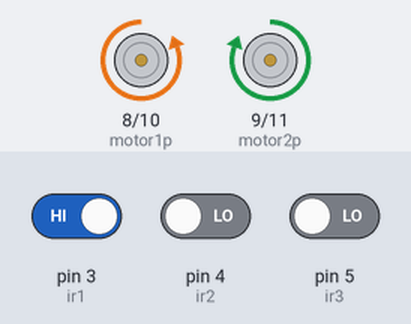
The sketch below on a simulated Arduino Uno, built with avr-gcc and run on an emulated ATmega328P. Shown: motor-driver pin pairs drawn as motors (green arrow = first pin HIGH = forward, orange = second pin HIGH = backward, longer = more drive). The test bench sets the inputs (shaded band); at power-on: pin 4 (ir2) LOW, pin 5 (ir3) LOW, pin 3 (ir1) HIGH.

Above: at 1.2 s.
1.3 s: pin 4 (ir2) driven HIGH and pin 5 (ir3) driven HIGH
At 2.0 s:
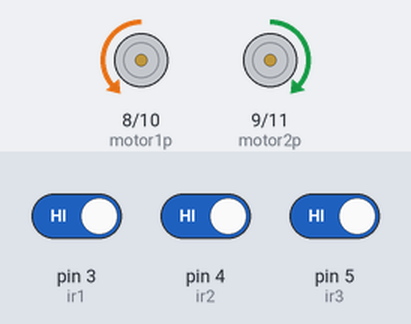
2.8 s: pin 3 (ir1) driven LOW
At 3.9 s:
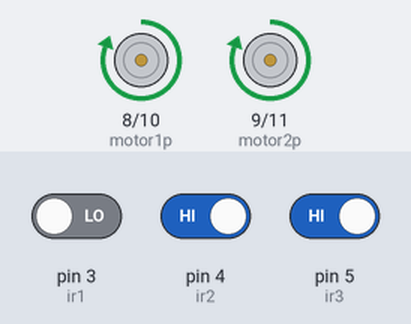
4.3 s: pin 4 (ir2) driven LOW
At 5.2 s:
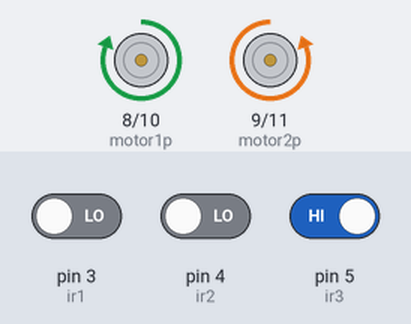
5.8 s: pin 3 (ir1) driven HIGH
At 6.3 s:
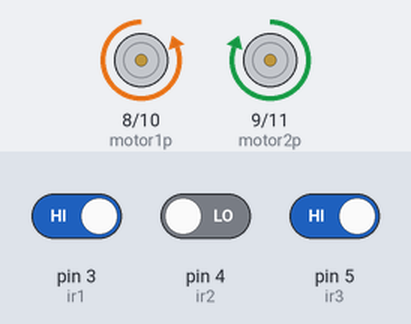
Timing chart, 0 to 8.3 s (numbered marks = the images above; inputs shaded):
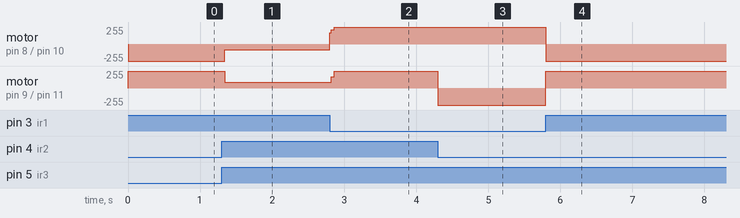

The sketch:

code.ino
```cpp
int ir1 = 3;
int ir2 = 4;
int ir3 = 5;
int motor1p = 8;
int motor2p = 9;
int motor1n = 10;
int motor2n = 11;

void setup() {
  // put your setup code here, to run once:
  pinMode(ir1,INPUT);
  pinMode(ir2,INPUT);
  pinMode(ir3,INPUT);
  pinMode(motor1p,OUTPUT);
  pinMode(motor2p,OUTPUT);
  pinMode(motor1n,OUTPUT);
  pinMode(motor2n,OUTPUT);
  Serial.begin(9600);
}

void Left(){
  digitalWrite(motor1p,0);
  digitalWrite(motor1n,1);
  digitalWrite(motor2p,1);
  digitalWrite(motor2n,0);
}

void Right(){
  digitalWrite(motor1p,1);
  digitalWrite(motor1n,0);
  digitalWrite(motor2p,0);
  digitalWrite(motor2n,1);
}

void Forward(){
  digitalWrite(motor1p,1);
  digitalWrite(motor1n,0);
  digitalWrite(motor2p,1);
  digitalWrite(motor2n,0);
}

void Stop(){
  digitalWrite(motor1p,0);
  digitalWrite(motor1n,0);
  digitalWrite(motor2p,0);
  digitalWrite(motor2n,0);
}

void U_Turn(){
  while(digitalRead(ir2!=1)){
      Right();
    }
}

void loop() {
  // put your main code here, to run repeatedly:
  auto IR1 = digitalRead(ir1);
  auto IR2 = digitalRead(ir2);
  auto IR3 = digitalRead(ir3);

  if (IR1 == LOW && IR2 == HIGH && IR3 == LOW)//Straight path
    {
     Forward();
    }

  if (IR1 == HIGH && IR2 == LOW && IR3 == LOW)//Left turn
    {
     Left();
    }

  if (IR1 == LOW && IR2 == LOW && IR3 == HIGH)//Right Turn
    {
      Right();
    }

  if (IR1 == HIGH && IR2 == LOW && IR3 == HIGH)//T Intersection
    {
      Left(); // As left is possible
    }

  if (IR1 == HIGH && IR2 == HIGH && IR3 == LOW)//Left T Intersection
    {
      Left();// As Left is possible
    }

  if (IR1 == LOW && IR2 == HIGH && IR3 == HIGH)//Right T Tntersection
    {
     Forward();//As Straight path is possible
    }

  if (IR1 == LOW && IR2 ==LOW && IR3 == LOW)//Dead End
    {
     U_Turn(); //As no other direction is possible
    }

  if (IR1 == HIGH && IR2 == HIGH && IR3 == HIGH)//4 Lane intersection
    {
     Left(); //As no other direction is possible
    }

  if (IR1 == HIGH && IR2 == HIGH && IR3 == HIGH)//End of Maze
    {
     Stop(); //As no other direction is possible
    }

}
```

Measured:
- after the input at 1.3 s, motor on pin 8 (motor1p) / pin 10 (motor1n): backward 255/255 → backward 87/255 at once; motor on pin 9 (motor2p) / pin 11 (motor2n): forward 255/255 → forward 87/255 at once
- after the input at 2.8 s, motor on pin 8 (motor1p) / pin 10 (motor1n): backward 87/255 → forward 255/255 at once; motor on pin 9 (motor2p) / pin 11 (motor2n): forward 87/255 → forward 255/255 at once
- after the input at 4.3 s, motor on pin 9 (motor2p) / pin 11 (motor2n): forward 255/255 → backward 255/255 at once
- after the input at 5.8 s, motor on pin 8 (motor1p) / pin 10 (motor1n): forward 255/255 → backward 255/255 at once; motor on pin 9 (motor2p) / pin 11 (motor2n): backward 255/255 → forward 255/255 at once
